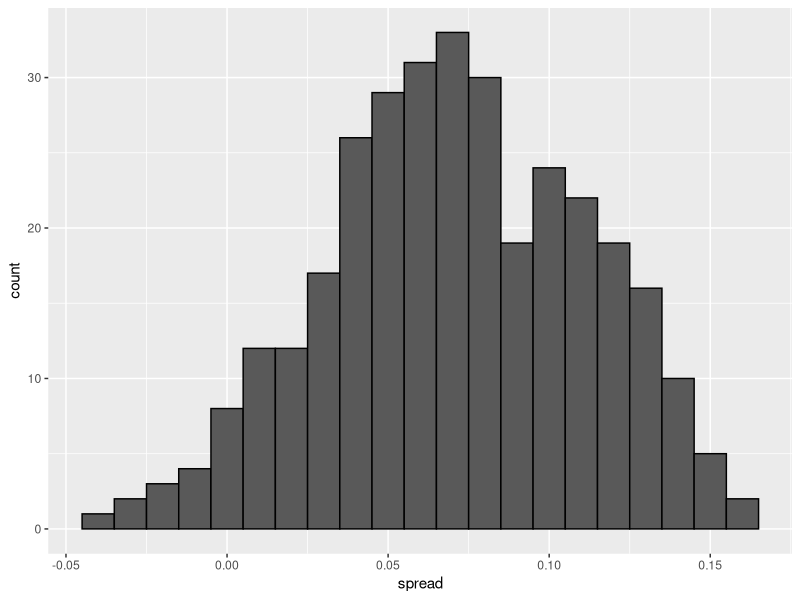
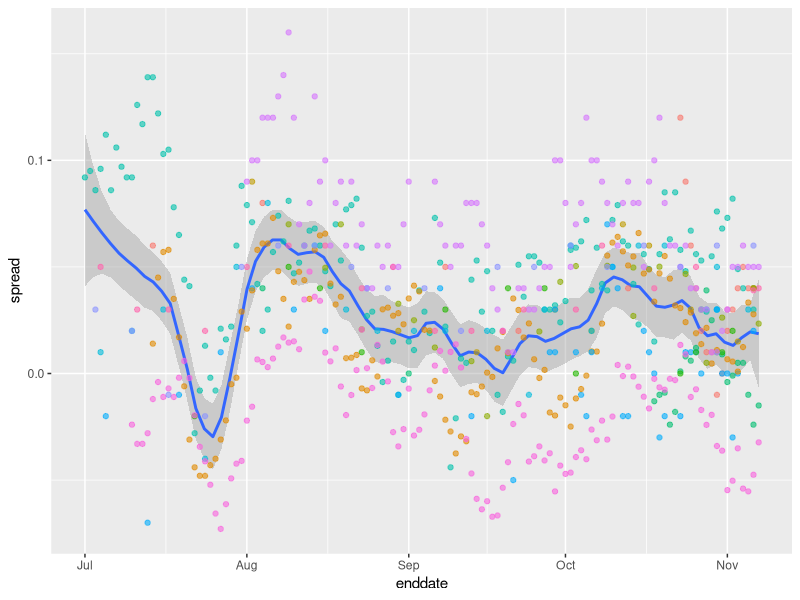
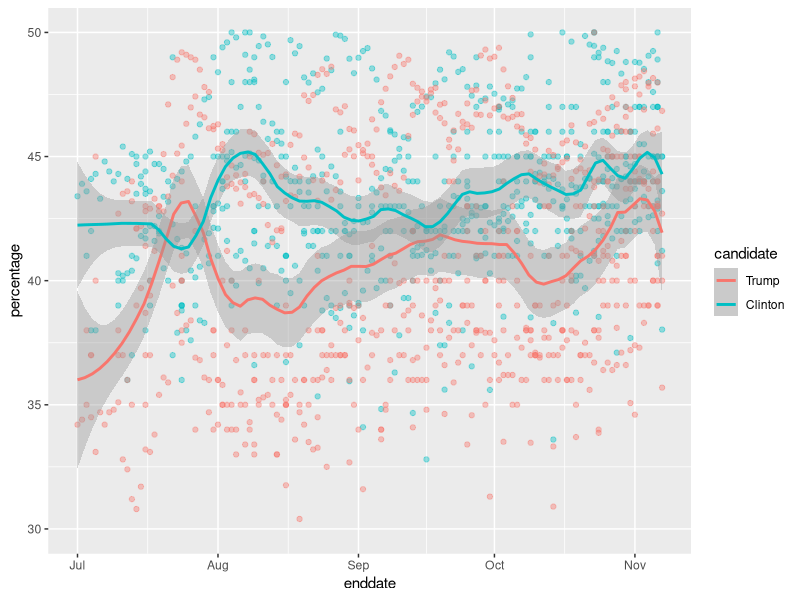

Recreate these plots in R, in order.
#Definition of results object
library(tidyverse)
library(dslabs)
polls <- polls_us_election_2016 %>%
  filter(state == "U.S." & enddate >= "2016-10-31" &
           (grade %in% c("A+", "A", "A-", "B+") | is.na(grade))) %>%
  mutate(spread = rawpoll_clinton/100 - rawpoll_trump/100)

one_poll_per_pollster <- polls %>% group_by(pollster) %>%
  filter(enddate == max(enddate)) %>%
  ungroup()

results <- one_poll_per_pollster %>%
  summarize(avg = mean(spread), se = sd(spread)/sqrt(length(spread))) %>%
  mutate(start = avg - 1.96*se, end = avg + 1.96*se)

#
# Mathematical Representations of Models

# Simulated data with X_j = d + eps_j
J <- 6
N <- 2000
d <- .021
p <- (d+1)/2
X <- d + rnorm(J, 0, 2*sqrt(p*(1-p)/N))
X


# Simulated data with X_ij = d + eps_ij
I <- 5
J <- 6
N <- 2000
d <- .021
p <- (d+1)/2
X <- sapply(1:I, function(i){
  d + rnorm(J, 0, 2*sqrt(p*(1-p)/N))
})
X

# Simulated data with X_ij = d + h_i + eps_ij
I <- 5
J <- 6
N <- 2000
d <- .021
p <- (d+1)/2
h <- rnorm(I, 0, 0.025)    # assume standard error of pollster-to-pollster variability is 0.025
X <- sapply(1:I, function(i){
  d + rnorm(J, 0, 2*sqrt(p*(1-p)/N))
})
X

# Calculating probability of d>0 with general bias
mu <- 0
tau <- 0.035
sigma <- sqrt(results$se^2 + .025^2)
Y <- results$avg
B <- sigma^2 / (sigma^2 + tau^2)

posterior_mean <- B*mu + (1-B)*Y
posterior_se <- sqrt(1 / (1/sigma^2 + 1/tau^2))

1 - pnorm(0, posterior_mean, posterior_se)

#
# Predicting the Electoral College

# Top 5 states ranked by electoral votes
library(tidyverse)
library(dslabs)
data("polls_us_election_2016")
head(results_us_election_2016)

results_us_election_2016 %>% arrange(desc(electoral_votes)) %>% top_n(5, electoral_votes)

# Computing the average and standard deviation for each state
results <- polls_us_election_2016 %>%
  filter(state != "U.S." &
           !grepl("CD", state) &
           enddate >= "2016-10-31" &
           (grade %in% c("A+", "A", "A-", "B+") | is.na(grade))) %>%
  mutate(spread = rawpoll_clinton/100 - rawpoll_trump/100) %>%
  group_by(state) %>%
  summarize(avg = mean(spread), sd = sd(spread), n = n()) %>%
  mutate(state = as.character(state))
head(results)


# 10 closest races = battleground states
results %>% arrange(abs(avg))

# joining electoral college votes and results
results <- left_join(results, results_us_election_2016, by="state")

# states with no polls: note Rhode Island and District of Columbia = Democrat
results_us_election_2016 %>% filter(!state %in% results$state)


# assigns sd to states with just one poll as median of other sd values
results <- results %>%
  mutate(sd = ifelse(is.na(sd), median(results$sd, na.rm = TRUE), sd))
results

# Calculating the posterior mean and posterior standard error
mu <- 0
tau <- 0.02
results %>% mutate(sigma = sd/sqrt(n),
                   B = sigma^2/ (sigma^2 + tau^2),
                   posterior_mean = B*mu + (1-B)*avg,
                   posterior_se = sqrt( 1 / (1/sigma^2 + 1/tau^2))) %>%
  arrange(abs(posterior_mean))

# Monte Carlo simulation of Election Night results (no general bias)
mu <- 0
tau <- 0.02
clinton_EV <- replicate(1000, {
  results %>% mutate(sigma = sd/sqrt(n),
                     B = sigma^2/ (sigma^2 + tau^2),
                     posterior_mean = B*mu + (1-B)*avg,
                     posterior_se = sqrt( 1 / (1/sigma^2 + 1/tau^2)),
                     simulated_result = rnorm(length(posterior_mean), posterior_mean, posterior_se),
                     clinton = ifelse(simulated_result > 0, electoral_votes, 0)) %>%    # award votes if Clinton wins state
    summarize(clinton = sum(clinton)) %>%    # total votes for Clinton
    .$clinton + 7    # 7 votes for Rhode Island and DC
})
mean(clinton_EV > 269)    # over 269 votes wins election

mu <- 0
tau <- 0.02
bias_sd <- 0.03
clinton_EV_2 <- replicate(1000, {
  results %>% mutate(sigma = sqrt(sd^2/(n) + bias_sd^2),    # added bias_sd term
                     B = sigma^2/ (sigma^2 + tau^2),
                     posterior_mean = B*mu + (1-B)*avg,
                     posterior_se = sqrt( 1 / (1/sigma^2 + 1/tau^2)),
                     simulated_result = rnorm(length(posterior_mean), posterior_mean, posterior_se),
                     clinton = ifelse(simulated_result > 0, electoral_votes, 0)) %>%    # award votes if Clinton wins state
    summarize(clinton = sum(clinton)) %>%    # total votes for Clinton
    .$clinton + 7    # 7 votes for Rhode Island and DC
})
mean(clinton_EV_2 > 269)    # over 269 votes wins election

#
# Forecasting

# Variability across one pollster
# select all national polls by one pollster
one_pollster <- polls_us_election_2016 %>%
  filter(pollster == "Ipsos" & state == "U.S.") %>%
  mutate(spread = rawpoll_clinton/100 - rawpoll_trump/100)

# the observed standard error is higher than theory predicts
se <- one_pollster %>%
  summarize(empirical = sd(spread),
            theoretical = 2*sqrt(mean(spread)*(1-mean(spread))/min(samplesize)))
se

# the distribution of the data is not normal
one_pollster %>% ggplot(aes(spread)) +
  geom_histogram(binwidth = 0.01, color = "black")

# Trend across time for several pollsters
polls_us_election_2016 %>%
  filter(state == "U.S." & enddate >= "2016-07-01") %>%
  group_by(pollster) %>%
  filter(n() >= 10) %>%
  ungroup() %>%
  mutate(spread = rawpoll_clinton/100 - rawpoll_trump/100) %>%
  ggplot(aes(enddate, spread)) +
  geom_smooth(method = "loess", span = 0.1) +
  geom_point(aes(color = pollster), show.legend = FALSE, alpha = 0.6)

# Plotting raw percentages across time
polls_us_election_2016 %>%
  filter(state == "U.S." & enddate >= "2016-07-01") %>%
  select(enddate, pollster, rawpoll_clinton, rawpoll_trump) %>%
  rename(Clinton = rawpoll_clinton, Trump = rawpoll_trump) %>%
  gather(candidate, percentage, -enddate, -pollster) %>%
  mutate(candidate = factor(candidate, levels = c("Trump", "Clinton"))) %>%
  group_by(pollster) %>%
  filter(n() >= 10) %>%
  ungroup() %>%
  ggplot(aes(enddate, percentage, color = candidate)) +
  geom_point(show.legend = FALSE, alpha = 0.4) +
  geom_smooth(method = "loess", span = 0.15) +
  scale_y_continuous(limits = c(30, 50))
